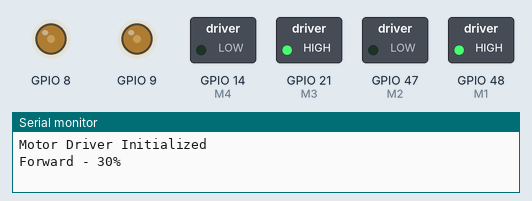
This sketch was run on a simulated ESP32-S3. On the bench: switched loads named in the sketch (green lamp = pin HIGH), output pins drawn as LEDs (lit = HIGH), the last lines printed to the serial monitor.

Above: at 0.05 s.
At 5.55 s:
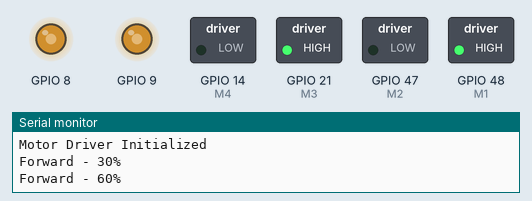
At 8.25 s:
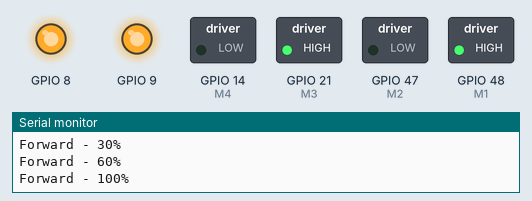
At 11.05 s:
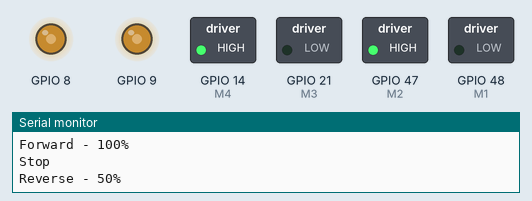
At 15.95 s:
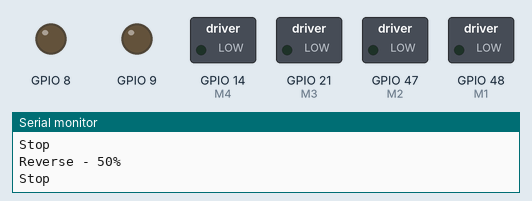
Timing chart, 0 to 20.8 s (numbered marks = the images above):
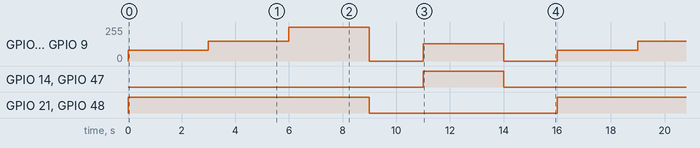

Measured:
- by itself, GPIO 8, GPIO 9: repeats every 16.0 s: 149/255 3.0 s, 255/255 3.0 s, 0/255 2.0 s, 128/255 3.0 s, 0/255 2.0 s, 80/255 3.0 s
- by itself, GPIO 14 (M4), GPIO 47 (M2): alternates HIGH for 3.0 s and LOW for 13.0 s
- by itself, GPIO 21 (M3), GPIO 48 (M1): alternates HIGH for 9.0 s and LOW for 7.0 s

The sketch:

Motors.ino
```cpp
// ==================== Direction Pins ====================
#define M1 48    // Motor A IN1
#define M2 47    // Motor A IN2

#define M3 21    // Motor B IN1
#define M4 14    // Motor B IN2

// Unused (Motor C & D)
#define M5 13
#define M6 12
#define M7 11
#define M8 10

// ==================== PWM Pins ====================
// Replace these with your actual PWM pins
#define ENA 9      // Motor A PWM
#define ENB 8      // Motor B PWM

// PWM Configuration
const int PWM_FREQ = 1000;      // 1 kHz
const int PWM_RESOLUTION = 8;   // 8-bit (0-255)

const int ENA_CHANNEL = 0;
const int ENB_CHANNEL = 1;

void setup()
{
  Serial.begin(115200);

  pinMode(M1, OUTPUT);
  pinMode(M2, OUTPUT);
  pinMode(M3, OUTPUT);
  pinMode(M4, OUTPUT);

  // Configure PWM Channels
  ledcAttachChannel(ENA, PWM_FREQ, PWM_RESOLUTION, ENA_CHANNEL);
  ledcAttachChannel(ENB, PWM_FREQ, PWM_RESOLUTION, ENB_CHANNEL);

  Serial.println("Motor Driver Initialized");
}

//=========================================================
// Motor A
//=========================================================

void motorA_forward(uint8_t speed)
{
  digitalWrite(M1, HIGH);
  digitalWrite(M2, LOW);
  ledcWrite(ENA, speed);
}

void motorA_backward(uint8_t speed)
{
  digitalWrite(M1, LOW);
  digitalWrite(M2, HIGH);
  ledcWrite(ENA, speed);
}

void motorA_stop()
{
  digitalWrite(M1, LOW);
  digitalWrite(M2, LOW);
  ledcWrite(ENA, 0);
}

//=========================================================
// Motor B
//=========================================================

void motorB_forward(uint8_t speed)
{
  digitalWrite(M3, HIGH);
  digitalWrite(M4, LOW);
  ledcWrite(ENB, speed);
}

void motorB_backward(uint8_t speed)
{
  digitalWrite(M3, LOW);
  digitalWrite(M4, HIGH);
  ledcWrite(ENB, speed);
}

void motorB_stop()
{
  digitalWrite(M3, LOW);
  digitalWrite(M4, LOW);
  ledcWrite(ENB, 0);
}

void loop()
{
  Serial.println("Forward - 30%");
  motorA_forward(80);
  motorB_forward(80);
  delay(3000);

  Serial.println("Forward - 60%");
  motorA_forward(150);
  motorB_forward(150);
  delay(3000);

  Serial.println("Forward - 100%");
  motorA_forward(255);
  motorB_forward(255);
  delay(3000);

  Serial.println("Stop");
  motorA_stop();
  motorB_stop();
  delay(2000);

  Serial.println("Reverse - 50%");
  motorA_backward(128);
  motorB_backward(128);
  delay(3000);

  Serial.println("Stop");
  motorA_stop();
  motorB_stop();
  delay(2000);
}
```
